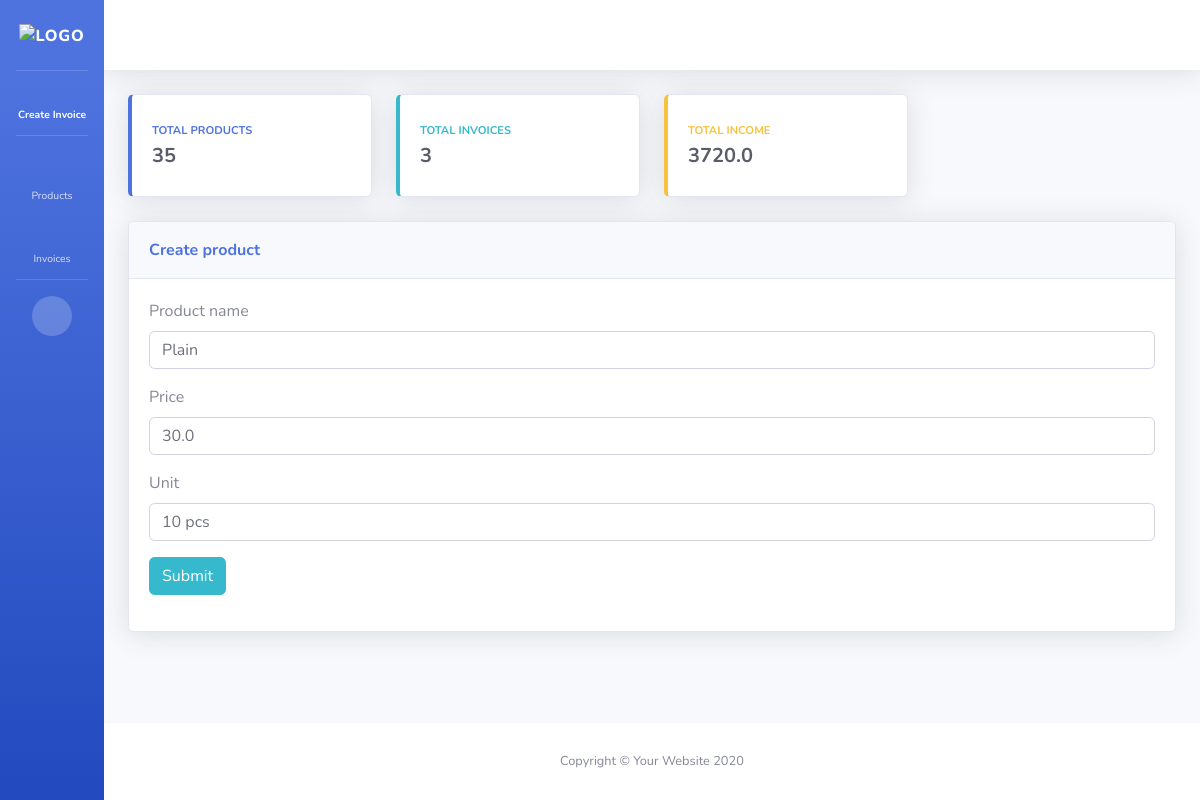
The page /edit_product/96 on the database its author committed.
### invoice/models.py (models this page shows, shortened)
class Product(models.Model):
    product_name = models.CharField(max_length=255)
    product_price = models.FloatField(default=0)
    product_unit = models.CharField(max_length=255)
    product_is_delete = models.BooleanField(default=False)

### invoice/views.py (the view)
# urls.py: path('edit_product/<int:pk>', views.edit_product, name='edit_product'),
def edit_product(request, pk):
    total_product = Product.objects.count()
    total_invoice = Invoice.objects.count()
    total_income = getTotalIncome()
    product = Product.objects.get(id=pk)
    form = ProductForm(instance=product)
    if request.method == "POST":
        product.save()
        return redirect("view_product")
    context = {
        "total_product": total_product,
        "total_invoice": total_invoice,
        "total_income": total_income,
        "product": form,
    }
    return render(request, "invoice/create_product.html", context)

### invoice/forms.py
class ProductForm(forms.ModelForm):
    class Meta:
        model = Product
        fields = [
            'product_name',
            'product_price',
            'product_unit',
        ]
        widgets = {
            'product_name': forms.TextInput(attrs={
                'class': 'form-control',
                'id': 'product_name',
                'placeholder': 'Enter name of the product',
            }),
            'product_price': forms.NumberInput(attrs={
                'class': 'form-control',
                'id': 'product_price',
                'placeholder': 'Enter price of the product',
                'type': 'number',
            }),
            'product_unit': forms.TextInput(attrs={
                'class': 'form-control',
                'id': 'product_unit',
                'placeholder': 'Enter unit of the product',
            }),
        }

### invoice/views.py (called while the page is built)
def getTotalIncome():
    allInvoice = Invoice.objects.all()
    totalIncome = 0
    for curr in allInvoice:
        totalIncome += curr.total
    return totalIncome

### invoice/templates/invoice/create_product.html (shortened to what this page needs)
{% extends "invoice/base/base.html" %}
{% block content %}
<div class="row">
    <div class="col-xl-12 col-lg-7">
        <div class="card shadow mb-4">
            <div class="card-header py-3 d-flex flex-row align-items-center justify-content-between">
                <label class="m-0 font-weight-bold text-primary">Create product</label>
            </div>
            <div class="card-body">
                <form method="post" action="">
                    <div class="mb-3">
                        <label class="form-label" for="customer_name">Product name</label>
                        {{product.product_name}}
                    </div>
                    <div class="mb-3">
                        <label class="form-label" for="customer_gender">Price</label>
                        {{product.product_price}}
                    </div>
                    <div class="mb-3">
                        <label class="form-label" for="customer_dob">Unit</label>
                        {{product.product_unit}}
                    </div>
                    <div class="mb-3">
                        <input class="btn btn-info" type="submit" name="Create customer">
                    </div>
                </form>
            </div>
        </div>
    </div>
</div>
{% endblock %}

### rows shown on the page
Product: product_name "Plain", product_price "30.0", product_unit "10 pcs"

### other values the page prints
{{ total_product }} "35"
{{ total_invoice }} "3"
{{ total_income }} "3720.0"
